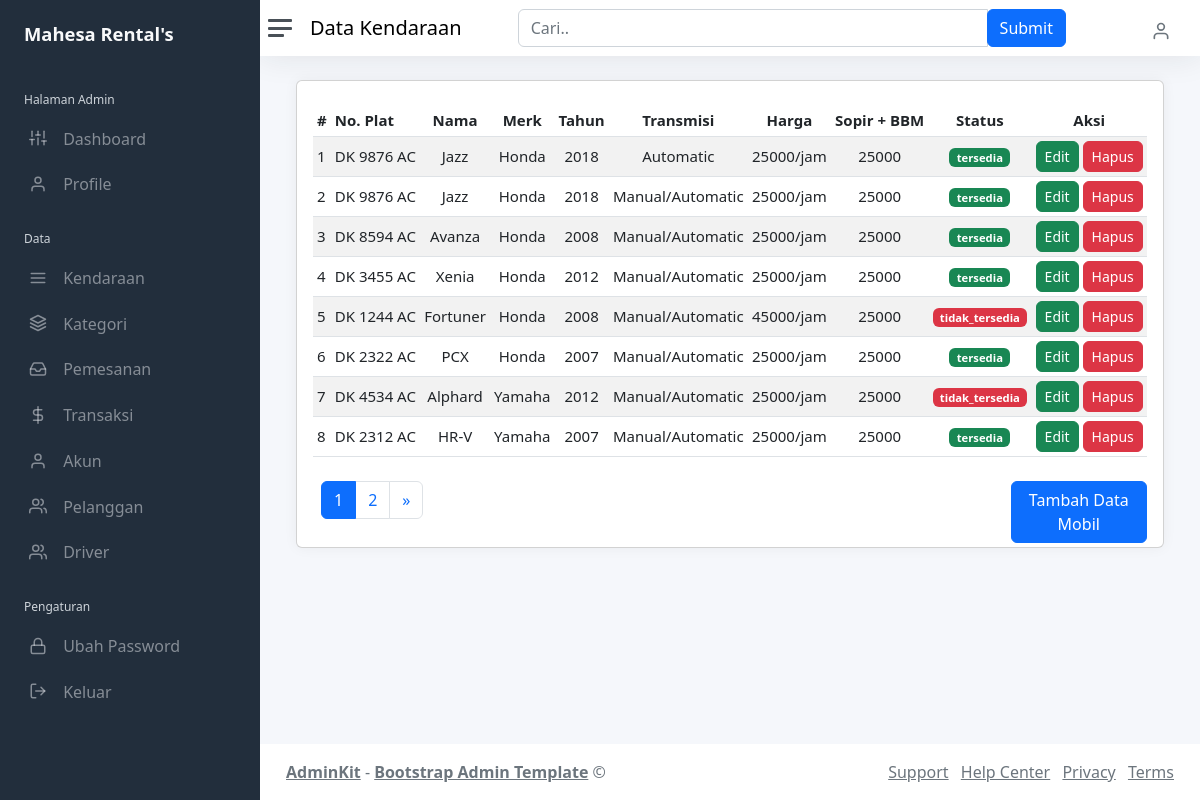
Page /index.php/mobil on the committed database.
### tables this page shows
CREATE TABLE `tb_kendaraan` (
  `id` int(11) NOT NULL AUTO_INCREMENT,
  `nomor_plat` varchar(10) DEFAULT NULL,
  `nama` varchar(100) DEFAULT NULL,
  `tahun` varchar(100) DEFAULT NULL,
  `status` enum('tersedia','tidak_tersedia') DEFAULT NULL,
  `kategori_kode` varchar(10) DEFAULT NULL,
  `harga_per_jam` int(11) DEFAULT NULL,
  `harga_dgn_sopir_bbm` int(11) DEFAULT NULL,
  `deskripsi` varchar(200) DEFAULT NULL,
  `transmisi` varchar(20) DEFAULT NULL,
  `image` varchar(100) DEFAULT NULL,
  PRIMARY KEY (`id`),
  KEY `kategori_kode` (`kategori_kode`),
  CONSTRAINT `tb_kendaraan_ibfk_1` FOREIGN KEY (`kategori_kode`) REFERENCES `tb_kategori` (`kode_kategori`)
);

CREATE TABLE `tb_kategori` (
  `id` int(11) NOT NULL AUTO_INCREMENT,
  `kode_kategori` varchar(10) DEFAULT NULL,
  `jenis_kendaraan` varchar(100) DEFAULT NULL,
  `merk` varchar(100) DEFAULT NULL,
  `jumlah` int(11) DEFAULT NULL,
  PRIMARY KEY (`id`),
  UNIQUE KEY `kode_kategori` (`kode_kategori`)
);

### application/controllers/Mobil.php (called while the page is built, shortened)
<?php
class Mobil extends CI_Controller
{
    private $user = 'admin';
    public function __construct()
    {
        $this->load->model('Kendaraan_model', 'kendaraan');
    }
    public function index()
    {
        $this->load->library('pagination');
        if ($this->input->post('submit')) {
            $data['keyword'] = $this->input->post('keyword');
            $this->session->set_userdata('keyword', $data['keyword']);
            $config['total_rows'] = $this->kendaraan->countPencarian($data['keyword']);
        } else {
            if (empty($this->session->userdata('keyword'))) {
                $data['keyword'] = $this->session->userdata('keyword');
                $config['total_rows'] = $this->kendaraan->countKendaraan();
            } else {
                $data['keyword'] = $this->session->userdata('keyword');
                $config['total_rows'] = $this->kendaraan->countPencarian($this->session->userdata('keyword'));
            }
        }
        $config['per_page'] = 8;
        $data['start'] = $this->uri->segment(3);
        $data['kategori'] = $this->kendaraan->getKategori();
        $data['user'] = $this->user;
        $data['judul'] = 'List of Peoples';
        $data['total_data'] = $config['total_rows'];
        $data['judulHalaman'] = 'Data Kendaraan';
        $data['mobil'] = $this->kendaraan->cariMobil($config['per_page'], $data['start'], $data['keyword']);
        $this->load->view('templates/header');
        $this->load->view('templates/sidebar', $data);
        $this->load->view('templates/navbar', $data);
        $this->load->view('admin/Data_Mobil', $data);
        $this->load->view('templates/footer');
    }
}

### index.php (called while the page is built, shortened)
<?php
require_once BASEPATH.'core/CodeIgniter.php';

### application/config/config.php (called while the page is built, shortened)
<?php
$config['base_url'] = 'http://localhost/SIRENMO/';
$config['index_page'] = '';
$config['uri_protocol']    = 'REQUEST_URI';
$config['url_suffix'] = '';
$config['language']    = 'english';
$config['charset'] = 'UTF-8';
$config['enable_hooks'] = FALSE;
$config['subclass_prefix'] = 'MY_';
$config['composer_autoload'] = FALSE;
$config['permitted_uri_chars'] = 'a-z 0-9~%.:_\-';
$config['enable_query_strings'] = FALSE;
$config['controller_trigger'] = 'c';
$config['function_trigger'] = 'm';
$config['directory_trigger'] = 'd';
$config['allow_get_array'] = TRUE;
$config['log_threshold'] = 0;
$config['log_path'] = '';
$config['log_file_extension'] = '';
$config['log_file_permissions'] = 0644;
$config['log_date_format'] = 'Y-m-d H:i:s';
$config['error_views_path'] = '';
$config['cache_path'] = '';
$config['cache_query_string'] = FALSE;
$config['encryption_key'] = '';
$config['sess_driver'] = 'files';
$config['sess_cookie_name'] = 'ci_session';
$config['sess_samesite'] = 'Lax';
$config['sess_expiration'] = 7200;
$config['sess_save_path'] = NULL;
$config['sess_match_ip'] = FALSE;
$config['sess_time_to_update'] = 300;
$config['sess_regenerate_destroy'] = FALSE;
$config['cookie_prefix']    = '';
$config['cookie_domain']    = '';
$config['cookie_path']        = '/';
$config['cookie_secure']    = FALSE;
$config['cookie_httponly']     = FALSE;
$config['cookie_samesite']     = 'Lax';
$config['standardize_newlines'] = FALSE;
$config['global_xss_filtering'] = FALSE;
$config['csrf_protection'] = FALSE;
$config['csrf_token_name'] = 'csrf_test_name';
$config['csrf_cookie_name'] = 'csrf_cookie_name';
$config['csrf_expire'] = 7200;
$config['csrf_regenerate'] = TRUE;
$config['csrf_exclude_uris'] = array();
$config['compress_output'] = FALSE;
$config['time_reference'] = 'local';
$config['rewrite_short_tags'] = FALSE;
$config['proxy_ips'] = '';

### application/models/Kendaraan_model.php (called while the page is built, shortened)
<?php
class Kendaraan_model extends CI_Model
{
    public function cariMobil($limit, $start, $keyword = null)
    {
        if ($keyword) {
            return $this->db->select('tb_kendaraan.id, tb_kendaraan.nomor_plat, tb_kendaraan.nama, tb_kendaraan.tahun, tb_kategori.kode_kategori as kategori, tb_kategori.jenis_kendaraan as jenis, tb_kategori.merk as merk, tb_kendaraan.status, tb_kendaraan.harga_per_jam as harga, tb_kendaraan.harga_dgn_sopir_bbm as paket, transmisi')
                ->from('tb_kendaraan')
                ->join('tb_kategori', 'tb_kategori.kode_kategori = tb_kendaraan.kategori_kode')
                ->like('nomor_plat', $keyword)
                ->or_like('nama', $keyword)
                ->or_like('status', $keyword)
                ->or_like('merk', $keyword)
                ->or_like('tahun', $keyword)
                ->or_like('harga_per_jam', $keyword)
                ->or_like('harga_dgn_sopir_bbm', $keyword)
                ->or_like('transmisi', $keyword)
                ->limit($limit, $start)
                ->get()
                ->result_array();
        } else {
            return $this->db->select('tb_kendaraan.id, nomor_plat, nama, tb_kategori.merk as merk, tahun, kode_kategori, tb_kategori.jenis_kendaraan as jenis, status, tb_kendaraan.harga_per_jam as harga, tb_kendaraan.harga_dgn_sopir_bbm as paket, transmisi')
                ->from('tb_kendaraan')
                ->join('tb_kategori', 'tb_kategori.kode_kategori = tb_kendaraan.kategori_kode')
                ->limit($limit, $start)
                ->get()
                ->result_array();
        }
    }
}

### application/views/admin/Data_Mobil.php (the view, shortened to what this page needs)
<div class="row">
    <div class="col-lg-12 col-xxl-9 d-flex" style="font-size: 15px;">
        <div class="card flex-fill table-responsive pt-4 ps-3 pe-3 pb-1">
            <table class="table table-sm table-hover table-striped my-0 mb-4">
                <?php if (!empty($mobil)) : ?>
                    <thead>
                        <tr>
                            <th>#</th>
                            <th>No. Plat</th>
                            <th class="d-none d-xl-table-cell text-center">Nama</th>
                            <th class="d-none d-xl-table-cell text-center">Merk</th>
                            <th class="d-none d-xl-table-cell text-center">Tahun</th>
                            <th class="d-none d-xl-table-cell text-center">Transmisi</th>
                            <th class="d-none d-xl-table-cell text-center">Harga</th>
                            <th class="d-none d-xl-table-cell text-center">Sopir + BBM</th>
                            <th class="text-center">Status</th>
                            <th class="text-center">Aksi</th>
                        </tr>
                    </thead>
                    <tbody>
                        <?php $i = $start; ?>
                        <?php foreach ($mobil as $mbl) : ?>
                            <tr>
                                <td><?= ++$i; ?></td>
                                <td><?= $mbl['nomor_plat']; ?></td>
                                <td class="d-none d-xl-table-cell text-center"><?= $mbl['nama']; ?></td>
                                <td class="d-none d-xl-table-cell text-center"><?= $mbl['merk']; ?></td>
                                <td class="d-none d-xl-table-cell text-center"><?= $mbl['tahun']; ?></td>
                                <td class="d-none d-xl-table-cell text-center"><?= $mbl['transmisi']; ?></td>
                                <td class="d-none d-xl-table-cell text-center"><?= $mbl['harga']; ?>/jam</td>
                                <td class="d-none d-xl-table-cell text-center"><?= $mbl['paket']; ?></td>
                                <?php if ($mbl['status'] == 'tersedia') { ?>
                                    <td class="text-center"><span class="badge bg-success text-center"><?= $mbl['status']; ?></span></td>
                                <?php } else { ?>
                                    <td class="text-center"><span class="badge bg-danger text-center"><?= $mbl['status']; ?></span></td>
                                <?php } ?>
                                <td class="text-center">
                                    <button class="btn btn-success btn-sm rounded ubahModal" href="<?= base_url(); ?>mobil/edit/<?= $mbl['id']; ?>" data-bs-toggle="modal" data-bs-target="#modalData" data-id="<?= $mbl['id']; ?>">Edit</button>
                                    <button class="btn btn-danger btn-sm rounded tombol-hapus" href="<?= base_url(); ?>mobil/hapus/<?= $mbl['id']; ?>">Hapus</button>
                                </td>
                            <?php endforeach; ?>
                            </tr>
                    </tbody>
                <?php else : ?>
                    <div class="alert alert-danger col-lg-12 mt-2" role="alert">
                        Data not found! <i>klik "Kirim" untuk kembali</i>
                    </div>
                <?php endif; ?>
            </table>
            <div class="row">
                <div class="col-md">
                    <?php echo $this->pagination->create_links(); ?></ </div>
                </div>
                <div class="col-md me-4"></div>
                <div class="col-md me-7"></div>
                <div class="col-md ms-7">
                    <button type="button" class="btn btn-primary tambahModal float-right" data-bs-toggle="modal" data-bs-target="#modalData">
                        Tambah Data Mobil
                    </button>
                </div>
            </div>
        </div>

### rows in the picture
tb_kendaraan: nomor_plat "DK 9876 AC", nama "Jazz", tb_kategori.merk "Honda", tahun "2018", transmisi "Automatic", harga_per_jam "25000", harga_dgn_sopir_bbm "25000", status "tersedia"
tb_kendaraan: nomor_plat "DK 9876 AC", nama "Jazz", tb_kategori.merk "Honda", tahun "2018", transmisi "Manual/Automatic", harga_per_jam "25000", harga_dgn_sopir_bbm "25000", status "tersedia"
tb_kendaraan: nomor_plat "DK 8594 AC", nama "Avanza", tb_kategori.merk "Honda", tahun "2008", transmisi "Manual/Automatic", harga_per_jam "25000", harga_dgn_sopir_bbm "25000", status "tersedia"
tb_kendaraan: nomor_plat "DK 3455 AC", nama "Xenia", tb_kategori.merk "Honda", tahun "2012", transmisi "Manual/Automatic", harga_per_jam "25000", harga_dgn_sopir_bbm "25000", status "tersedia"
tb_kendaraan: nomor_plat "DK 1244 AC", nama "Fortuner", tb_kategori.merk "Honda", tahun "2008", transmisi "Manual/Automatic", harga_per_jam "45000", harga_dgn_sopir_bbm "25000", status "tidak_tersedia"
tb_kendaraan: nomor_plat "DK 2322 AC", nama "PCX", tb_kategori.merk "Honda", tahun "2007", transmisi "Manual/Automatic", harga_per_jam "25000", harga_dgn_sopir_bbm "25000", status "tersedia"
tb_kendaraan: nomor_plat "DK 4534 AC", nama "Alphard", tb_kategori.merk "Yamaha", tahun "2012", transmisi "Manual/Automatic", harga_per_jam "25000", harga_dgn_sopir_bbm "25000", status "tidak_tersedia"
tb_kendaraan: nomor_plat "DK 2312 AC", nama "HR-V", tb_kategori.merk "Yamaha", tahun "2007", transmisi "Manual/Automatic", harga_per_jam "25000", harga_dgn_sopir_bbm "25000", status "tersedia"

### other values in the picture
$judulHalaman "Data Kendaraan"
$this->pagination->create_links() "1 2 »"
